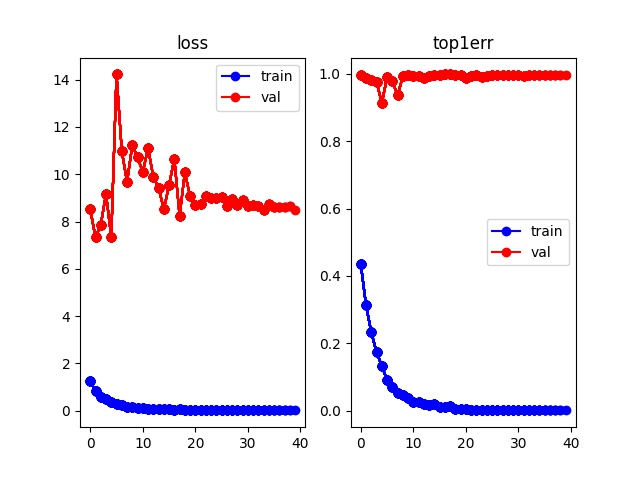

This figure's Python source:
import argparse
import os
import time
import natsort

import numpy as np
import matplotlib.pyplot as plt
import torch
import torch.backends.cudnn as cudnn
import torchvision
from torch.utils.data import Dataset
from PIL import Image

from model import Net

# parser = argparse.ArgumentParser(description="Train on market1501")
# parser.add_argument("--data-dir",default='data',type=str)
# parser.add_argument("--no-cuda",action="store_true")
# parser.add_argument("--gpu-id",default=0,type=int)
# parser.add_argument("--lr",default=0.1, type=float)
# parser.add_argument("--interval",'-i',default=20,type=int)
# parser.add_argument('--resume', '-r',action='store_true')
# args = parser.parse_args()

# TODO: Adathalmaz létrehozása a mappákban: train test split
# Q: Hogyan menjen a tesztelés, test mappában külön 
# Q: Random crop mire jó
# Q: Előről betanítani mennyire tré?

class ISSIADataSet(Dataset):
    def __init__(self, main_dir, transform):
        self.main_dir = main_dir
        self.transform = transform
        all_imgs = os.listdir(main_dir)
        self.total_imgs = natsort.natsorted(all_imgs)
        
        self.classes = set([int(imgname[:-4].split('_')[1]) for imgname in self.total_imgs])
        self.classes = sorted(self.classes)
        self.classes_to_idx = {cID : idx for idx, cID in enumerate(self.classes)}

    def __len__(self):
        return len(self.total_imgs)

    def __getitem__(self, idx):
        img_loc = os.path.join(self.main_dir, self.total_imgs[idx])
        label = int(self.total_imgs[idx][:-4].split('_')[1])
        frameNum = int(self.total_imgs[idx][:-4].split('_')[0])
        image = Image.open(img_loc).convert("RGB")
        tensor_image = self.transform(image)

        label = self.classes_to_idx[label]
        return tensor_image, label, frameNum


# Global variables
data_dir = '/home/dobreff/work/Dipterv/MLSA20/data/CNN_dataset/finetune/'
no_cuda = True
gpu_id = 0 
lr = 0.1
interval = 5
resume = False
new_checkpoint_path = './checkpoint/ckpt_new.t7'



# device
device = "cuda:{}".format(gpu_id) if torch.cuda.is_available() and not no_cuda else "cpu"
if torch.cuda.is_available() and not no_cuda:
    cudnn.benchmark = True

# data loading
root = data_dir
train_dir = os.path.join(root,"train")
test_dir = os.path.join(root,"test")
transform_train = torchvision.transforms.Compose([
    #torchvision.transforms.RandomCrop((128,64),padding=4),
    torchvision.transforms.Resize((128,64)),
    torchvision.transforms.RandomHorizontalFlip(),
    torchvision.transforms.ToTensor(),
    torchvision.transforms.Normalize([0.485, 0.456, 0.406], [0.229, 0.224, 0.225])
])
transform_test = torchvision.transforms.Compose([
    torchvision.transforms.Resize((128,64)),
    torchvision.transforms.ToTensor(),
    torchvision.transforms.Normalize([0.485, 0.456, 0.406], [0.229, 0.224, 0.225])
])
# TODO: Dataset ne image folder legyen, hanem ISSIADataset
trainloader = torch.utils.data.DataLoader(
    ISSIADataSet(train_dir, transform=transform_train),
    batch_size=64,shuffle=True
)
# TODO: Dataset ne image folder legyen, hanem ISSIADataset
testloader = torch.utils.data.DataLoader(
    ISSIADataSet(test_dir, transform=transform_test),
    batch_size=64,shuffle=True
)
num_classes = max(len(trainloader.dataset.classes), len(testloader.dataset.classes))
#num_classes = 751
# net definition
start_epoch = 0
net = Net(num_classes=num_classes)
if resume:
    assert os.path.isfile("./checkpoint/ckpt.t7"), "Error: no checkpoint file found!"
    print('Loading from checkpoint/ckpt.t7')
    checkpoint = torch.load("./checkpoint/ckpt.t7", map_location=torch.device('cpu'))
    # import ipdb; ipdb.set_trace()
    net_dict = checkpoint['net_dict']
    net.load_state_dict(net_dict)
    best_acc = checkpoint['acc']
    start_epoch = checkpoint['epoch']
net.to(device)

# loss and optimizer
criterion = torch.nn.CrossEntropyLoss()
optimizer = torch.optim.SGD(net.parameters(), lr, momentum=0.9, weight_decay=5e-4)
best_acc = 0.0

# train function for each epoch
def train(epoch):
    print("\nEpoch : %d"%(epoch+1))
    net.train()
    training_loss = 0.0
    train_loss = 0.0
    correct = 0
    total = 0
    start = time.time()
    for idx, (inputs, labels, frameNum) in enumerate(trainloader):
        # forward
        inputs,labels = inputs.to(device), labels.to(device)
        outputs = net(inputs)
        loss = criterion(outputs, labels)

        # backward
        optimizer.zero_grad()
        loss.backward()
        optimizer.step()

        # accumurating
        training_loss += loss.item()
        train_loss += loss.item()
        correct += outputs.max(dim=1)[1].eq(labels).sum().item()
        total += labels.size(0)

        # print 
        if (idx+1) % interval == 0:
            end = time.time()
            print("[progress:{:.1f}%]time:{:.2f}s Loss:{:.5f} Correct:{}/{} Acc:{:.3f}%".format(
                100.*(idx+1)/len(trainloader), end-start, training_loss / interval, correct, total, 100.*correct/total
            ))
            training_loss = 0.0
            start = time.time()
    
    return train_loss/len(trainloader), 1.- correct/total

def test(epoch):
    global best_acc
    net.eval()
    test_loss = 0.
    correct = 0
    total = 0
    start = time.time()
    with torch.no_grad():
        for idx, (inputs, labels, frameNum) in enumerate(testloader):
            inputs, labels = inputs.to(device), labels.to(device)
            outputs = net(inputs)
            loss = criterion(outputs, labels)

            test_loss += loss.item()
            correct += outputs.max(dim=1)[1].eq(labels).sum().item()
            total += labels.size(0)
        
        print("Testing ...")
        end = time.time()
        print("[progress:{:.1f}%]time:{:.2f}s Loss:{:.5f} Correct:{}/{} Acc:{:.3f}%".format(
                100.*(idx+1)/len(testloader), end-start, test_loss/len(testloader), correct, total, 100.*correct/total
            ))

    # saving checkpoint
    acc = 100.*correct/total
    if acc > best_acc:
        best_acc = acc
        print("Saving parameters to a")
        checkpoint = {
            'net_dict':net.state_dict(),
            'acc':acc,
            'epoch':epoch,
        }
        if not os.path.isdir('checkpoint'):
            os.mkdir('checkpoint')
        torch.save(checkpoint, new_checkpoint_path)

    return test_loss/len(testloader), 1.- correct/total

# plot figure
x_epoch = []
record = {'train_loss':[], 'train_err':[], 'test_loss':[], 'test_err':[]}
fig = plt.figure()
ax0 = fig.add_subplot(121, title="loss")
ax1 = fig.add_subplot(122, title="top1err")

def draw_curve(epoch, train_loss, train_err, test_loss, test_err):
    global record
    record['train_loss'].append(train_loss)
    record['train_err'].append(train_err)
    record['test_loss'].append(test_loss)
    record['test_err'].append(test_err)

    x_epoch.append(epoch)
    ax0.plot(x_epoch, record['train_loss'], 'bo-', label='train')
    ax0.plot(x_epoch, record['test_loss'], 'ro-', label='val')
    ax1.plot(x_epoch, record['train_err'], 'bo-', label='train')
    ax1.plot(x_epoch, record['test_err'], 'ro-', label='val')
    if epoch == 0:
        ax0.legend()
        ax1.legend()
    fig.savefig("train.jpg")

# lr decay
def lr_decay():
    global optimizer
    for params in optimizer.param_groups:
        params['lr'] *= 0.1
        lr = params['lr']
        print("Learning rate adjusted to {}".format(lr))

def main():
    for epoch in range(start_epoch, start_epoch+40):
        train_loss, train_err = train(epoch)
        test_loss, test_err = test(epoch)
        draw_curve(epoch, train_loss, train_err, test_loss, test_err)
        if (epoch+1)%20==0:
            lr_decay()


if __name__ == '__main__':
    main()